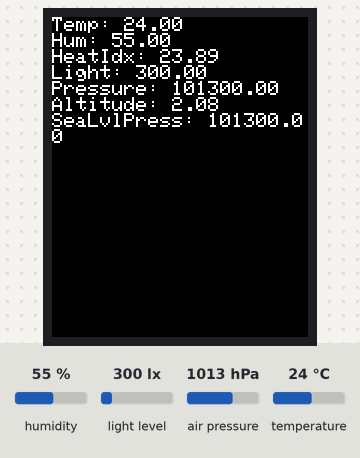
Simulated run of this sketch. Board: ESP32. On the bench: 128×160 colour display. The inputs (shaded band) are chosen by the test bench; at power-on: humidity 55 %, light level 300 lx, air pressure 1013 hPa, temperature 24 °C. WiFi joins after 1.5 s; servers stay silent unless stated; what the sketch prints to the serial monitor is not drawn.

Above: at 35.1 s.

The sketch:

TFT_ThingSpeak_ESP32.ino
```cpp
#include <WiFi.h>
#include <ThingSpeak.h>
#include <DHT.h>
#include <BH1750.h>
#include <Wire.h>
#include <Adafruit_BMP085.h>
#include <Adafruit_GFX.h>
#include <Adafruit_ST7735.h>
#include <Adafruit_ST7789.h>
#include <SPI.h>

// WiFi credentials
const char* ssid = "KarthikT";
const char* password = "deathnote";

WiFiClient client;

// ThingSpeak channel information
unsigned long myChannelNumber = 2591745;
const char *myWriteAPIKey = "ZOO29DAHVNH575CM";

unsigned long lastTime = 0;
unsigned long timerDelay = 30000; // Interval between updates (in milliseconds)

// Define DHT sensor pin and type
#define DHTPIN 26
#define DHTTYPE DHT11
DHT dht(DHTPIN, DHTTYPE);

BH1750 lightMeter;

Adafruit_BMP085 bmp;

//const int mq2Pin = 15; // Analog pin for MQ2 sensor

float Temperature, Humidity, HeatIndex, AmbientLight, Pressure, Altitude, SeaLevelPressure;

// TFT display configuration
#define TFT_CS   13
#define TFT_RST  0
#define TFT_DC   12
#define TFT_MOSI 14
#define TFT_SCLK 27

Adafruit_ST7735 tft = Adafruit_ST7735(TFT_CS, TFT_DC, TFT_RST);

void setup() {
  Serial.begin(115200);
  delay(1000);

  // Initialize TFT display
  tft.initR(INITR_BLACKTAB);
  tft.fillScreen(ST77XX_BLACK);
  tft.setTextColor(ST77XX_WHITE);
  tft.setTextSize(1);

  // Initialize sensors
  initDHT();
  initBMP180();

  // Initialize WiFi and ThingSpeak
  WiFi.mode(WIFI_STA);
  ThingSpeak.begin(client);

  // Initialize BH1750 light sensor
  Wire.begin();
  lightMeter.begin();
}

void loop() {
  if ((millis() - lastTime) > timerDelay) {
    if (WiFi.status() != WL_CONNECTED) {
      Serial.print("Attempting to connect");
      while (WiFi.status() != WL_CONNECTED) {
        WiFi.begin(ssid, password);
        delay(5000);
      }
      Serial.println("\nConnected.");
    }

    // Read sensor data
    readDHT();
    readBH1750();
    readBMP180();

    // Display sensor data on TFT
    displaySensorData();

    // Write data to ThingSpeak fields
    ThingSpeak.setField(1, Temperature);
    ThingSpeak.setField(2, Humidity);
    ThingSpeak.setField(3, HeatIndex);
    ThingSpeak.setField(4, AmbientLight);
    ThingSpeak.setField(5, Pressure);
    ThingSpeak.setField(6, Altitude);
    ThingSpeak.setField(7, SeaLevelPressure);
    int result = ThingSpeak.writeFields(myChannelNumber, myWriteAPIKey);
    if (result == 200) {
      Serial.println("Channel update successful.");
    } else {
      Serial.println("Problem updating channel. HTTP error code " + String(result));
    }
    lastTime = millis();
  }
}

void initDHT() {
  dht.begin();
  Serial.println("DHT sensor initialized.");
}

void readDHT() {
  Humidity = dht.readHumidity();
  Temperature = dht.readTemperature();
  HeatIndex = dht.computeHeatIndex(Temperature, Humidity, false);
  Serial.print("Humidity: ");
  Serial.print(Humidity);
  Serial.print("% Temperature: ");
  Serial.print(Temperature);
  Serial.print("°C Heat index: ");
  Serial.println(HeatIndex);
}

void readBH1750() {
  AmbientLight = lightMeter.readLightLevel();
  Serial.print("Light: ");
  Serial.print(AmbientLight);
  Serial.println(" lx");
}

void initBMP180() {
  if (!bmp.begin()) {
    Serial.println("Could not find a valid BMP180 sensor, check wiring!");
    while (1);
  }
  Serial.println("BMP180 sensor initialized.");
}

void readBMP180() {
  Pressure = bmp.readPressure();
  Altitude = bmp.readAltitude();
  SeaLevelPressure = bmp.readSealevelPressure();
  Serial.print("Pressure: ");
  Serial.print(Pressure);
  Serial.print(" Pa Altitude: ");
  Serial.print(Altitude);
  Serial.print(" meters Sea level pressure: ");
  Serial.println(SeaLevelPressure);
}

void displaySensorData() {
  tft.fillScreen(ST77XX_BLACK);
  tft.setCursor(0, 0);

  tft.print("Temp: "); tft.println(Temperature);
  tft.print("Hum: "); tft.println(Humidity);
  tft.print("HeatIdx: "); tft.println(HeatIndex);
  tft.print("Light: "); tft.println(AmbientLight);
  tft.print("Pressure: "); tft.println(Pressure);
  tft.print("Altitude: "); tft.println(Altitude);
  tft.print("SeaLvlPress: "); tft.println(SeaLevelPressure);
}
```
